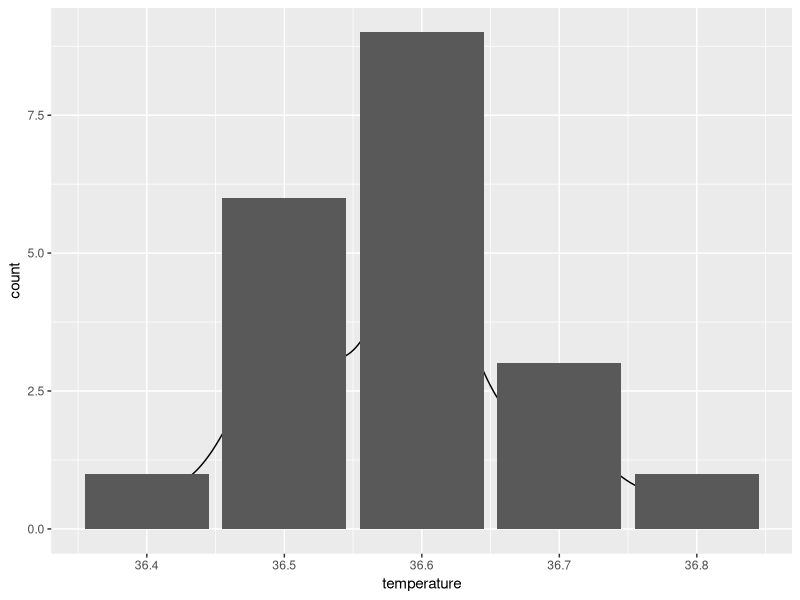
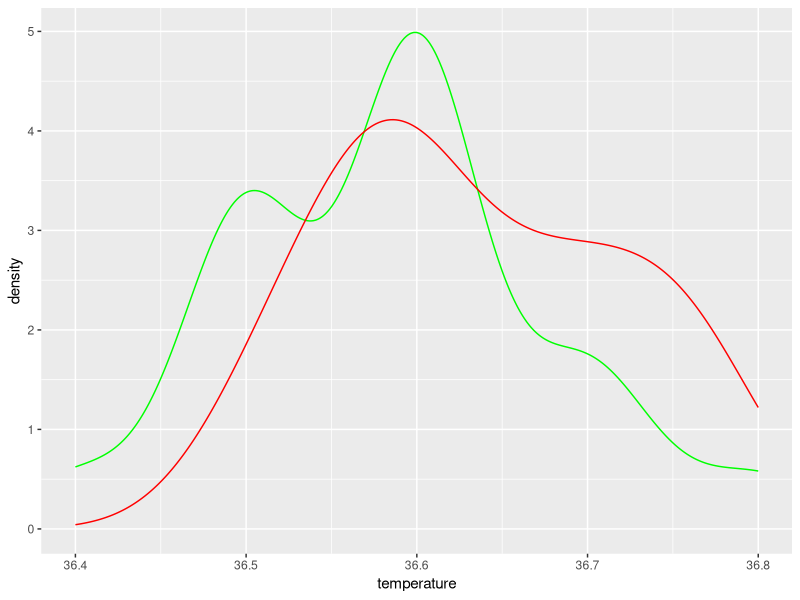

Recreate these plots in R, in order.
library(ggplot2)
df<-read.table("temp.csv",sep=",")
names(df)<-c("i","temperature")
ggplot(df,aes(x=temperature))+geom_density()+geom_bar()
sd(df$temperature)
df2<-data.frame(temperature=rnorm(20,36.6,sd=0.1))

ggplot() +
  geom_density(data=df, aes(x=temperature), color='green') +
  geom_density(data=df2, aes(x=temperature), color='red')
